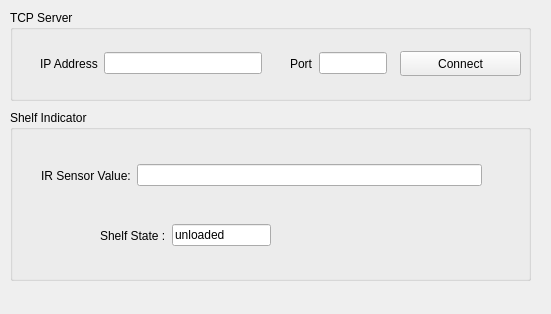
<?xml version="1.0" encoding="UTF-8"?>
<ui version="4.0">
 <class>Form</class>
 <widget class="QWidget" name="Form">
  <property name="geometry">
   <rect>
    <x>0</x>
    <y>0</y>
    <width>551</width>
    <height>314</height>
   </rect>
  </property>
  <property name="windowTitle">
   <string>Form</string>
  </property>
  <widget class="QGroupBox" name="groupBox">
   <property name="geometry">
    <rect>
     <x>10</x>
     <y>10</y>
     <width>521</width>
     <height>91</height>
    </rect>
   </property>
   <property name="title">
    <string>TCP Server</string>
   </property>
   <widget class="QPushButton" name="ConnectBtn">
    <property name="geometry">
     <rect>
      <x>390</x>
      <y>41</y>
      <width>121</width>
      <height>25</height>
     </rect>
    </property>
    <property name="text">
     <string>Connect</string>
    </property>
   </widget>
   <widget class="QWidget" name="layoutWidget">
    <property name="geometry">
     <rect>
      <x>30</x>
      <y>40</y>
      <width>222</width>
      <height>27</height>
     </rect>
    </property>
    <layout class="QHBoxLayout" name="horizontalLayout">
     <item>
      <widget class="QLabel" name="label">
       <property name="text">
        <string>IP Address</string>
       </property>
      </widget>
     </item>
     <item>
      <widget class="QLineEdit" name="ipEdit"/>
     </item>
    </layout>
   </widget>
   <widget class="QWidget" name="layoutWidget">
    <property name="geometry">
     <rect>
      <x>280</x>
      <y>40</y>
      <width>97</width>
      <height>27</height>
     </rect>
    </property>
    <layout class="QHBoxLayout" name="horizontalLayout_2">
     <item>
      <widget class="QLabel" name="label_2">
       <property name="text">
        <string>Port</string>
       </property>
      </widget>
     </item>
     <item>
      <widget class="QLineEdit" name="portEdit"/>
     </item>
    </layout>
   </widget>
  </widget>
  <widget class="QWidget" name="layoutWidget">
   <property name="geometry">
    <rect>
     <x>10</x>
     <y>110</y>
     <width>521</width>
     <height>171</height>
    </rect>
   </property>
   <layout class="QHBoxLayout" name="horizontalLayout_3">
    <item>
     <widget class="QGroupBox" name="groupBox_4">
      <property name="title">
       <string>Shelf Indicator</string>
      </property>
      <widget class="QWidget" name="layoutWidget_2">
       <property name="geometry">
        <rect>
         <x>90</x>
         <y>100</y>
         <width>171</width>
         <height>51</height>
        </rect>
       </property>
       <layout class="QHBoxLayout" name="horizontalLayout_5">
        <item>
         <widget class="QLabel" name="label_5">
          <property name="text">
           <string>Shelf State :</string>
          </property>
         </widget>
        </item>
        <item>
         <widget class="QLineEdit" name="shelf_state">
          <property name="text">
           <string>unloaded</string>
          </property>
         </widget>
        </item>
       </layout>
      </widget>
      <widget class="QWidget" name="layoutWidget">
       <property name="geometry">
        <rect>
         <x>31</x>
         <y>40</y>
         <width>441</width>
         <height>51</height>
        </rect>
       </property>
       <layout class="QHBoxLayout" name="horizontalLayout_4">
        <item>
         <widget class="QLabel" name="label_4">
          <property name="text">
           <string>IR Sensor Value:</string>
          </property>
         </widget>
        </item>
        <item>
         <widget class="QLineEdit" name="IR_sensor"/>
        </item>
       </layout>
      </widget>
     </widget>
    </item>
   </layout>
  </widget>
 </widget>
 <resources/>
 <connections/>
</ui>
